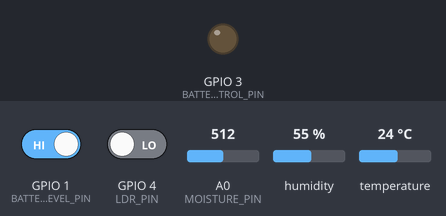
A sketch run on a simulated ESP8266 (NodeMCU). On the bench: output pins drawn as LEDs (lit = HIGH). The test bench sets the inputs (shaded band); at power-on: GPIO 1 (BATTERYLEVEL_PIN) HIGH, GPIO 4 (LDR_PIN) LOW, A0 (MOISTURE_PIN) = 512, humidity 55 %, temperature 24 °C. WiFi joins after 1.5 s; servers stay silent unless stated; the Firebase database answers and starts empty; what the sketch prints to the serial monitor is not drawn.

Above: at 3.4 s.
At 9.2 s:
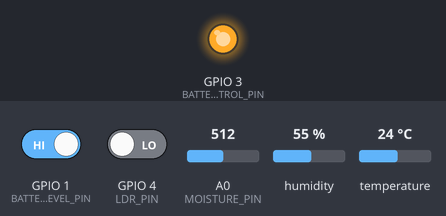
Timing chart, 0 to 10.1 s (numbered marks = the images above):
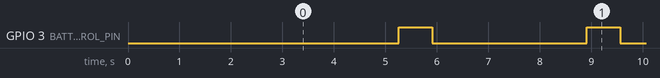

Measured:
- by itself, GPIO 3 (BATTERYCONTROL_PIN): alternates HIGH for 0.65 s and LOW for 3.0 s

The sketch:

HardwareCodeFinal.ino
```cpp
// adding sensor libraries
#include <Adafruit_Sensor.h>
#include <Arduino.h>
#include <DHT.h>
#include <DHT_U.h>

//libraries for transmitting data to firebase
#include <ESP8266WiFi.h>
#include <SoftwareSerial.h>
#include <FirebaseArduino.h>
#include <ArduinoJson.h>

//configuration for transmitting data to firebase
#define FIREBASE_HOST "plant-monitoring-system-93b1d.firebaseio.com"
#define FIREBASE_AUTH "jj6wnZ535qWk2oyxxadfUazSMDOAkRmggpike3WU"
#define WIFI_SSID "MRSHAH"
#define WIFI_PASSWORD "9824159892"

//Defining Pins
#define DHT_PIN 2
#define LDR_PIN 4
#define MOISTURE_PIN A0
#define BATTERYLEVEL_PIN 1
#define BATTERYCONTROL_PIN 3

//configuring DHT sensor
#define DHTTYPE    DHT11
DHT_Unified dht(DHT_PIN, DHTTYPE);

//Device ID
const String deviceID = "kaus23";

//other global variables
String userID,userIDPath;
float TempOld = -1;
float HumidOld = -1;
float MoistOld = -1;
float LightOld = -1;

void setup() {
  Serial.begin(9600);

  // Initialize DHT sensor
  dht.begin();
  sensor_t sensor;

  //setting control Pin for battery
  pinMode(BATTERYCONTROL_PIN,OUTPUT);
  digitalWrite(BATTERYCONTROL_PIN,LOW);

  //connecting to WiFi
  WiFi.begin(WIFI_SSID, WIFI_PASSWORD);
  Serial.print("Connecting to Wi-Fi");
  while (WiFi.status() != WL_CONNECTED)
  {
    Serial.print(".");
    delay(300);
  }
  Serial.println();
  Serial.print("Connected with IP: ");
  Serial.println(WiFi.localIP());
  Serial.println();

  //connect to firebase
  Firebase.begin(FIREBASE_HOST,FIREBASE_AUTH);
  //get the corresponding user
  userIDPath = "/Devices/" + deviceID;
  userID = Firebase.getString(userIDPath);
  Serial.println("Path: "+userIDPath);
  Serial.println("User is: "+userID);

}

void loop() {
  // location in the database
  String path = "/"+userID+"/Zones/"+deviceID;

  //light Intensity
  int ldr_value = digitalRead(LDR_PIN);
  float LightNew = ldr_value * (5.0/1023.0);

  //transmit the value if change is recorded
  if(LightNew != LightOld){
    String nodePath = path + "/LightIntensity";
    Firebase.pushFloat(nodePath,LightNew);
    LightOld = LightNew;
  }

  delay(1000);

  //soil moisture
  int soil_value = analogRead(MOISTURE_PIN);
  float MoistNew = ( 100 - ( (soil_value/1023.00) * 100 ) );

  //transmit the value if change is recorded
  if(MoistNew != MoistOld){
    String nodePath = path + "/Moisture";
    Firebase.pushFloat(nodePath,MoistNew);
    MoistOld = MoistNew;
  }

  delay(1000);

  sensors_event_t event;

  //temperature
  dht.temperature().getEvent(&event);
  if (isnan(event.temperature)) {
    Serial.println(F("Error reading temperature!"));
  }
  else {
    Serial.print(F("Temperature: "));
    Serial.print(event.temperature);
    Serial.println(F("°C"));

    float TempNew = event.temperature;
    //transmit the value if change is recorced
    if(TempNew != TempOld){
      String nodePath = path + "/Temperature";
      Firebase.pushFloat(nodePath,TempNew);
      TempOld = TempNew;
    }
  }

  delay(1000);

  //humidity
  dht.humidity().getEvent(&event);
  if (isnan(event.relative_humidity)) {
    Serial.println(F("Error reading humidity!"));
  }
  else {
    Serial.print(F("Humidity: "));
    Serial.print(event.relative_humidity);
    Serial.println(F("%"));

     float HumidNew = event.relative_humidity;
    //transmit the value if change is recorced
    if(HumidNew != HumidOld){
      String nodePath = path + "/Humidity";
      Firebase.pushFloat(nodePath,HumidNew);
      HumidOld = HumidNew;
    }

  }

  //battery level check
  digitalWrite(BATTERYCONTROL_PIN,HIGH);
  delay(500);
  int BatteryStatus = !digitalRead(BATTERYLEVEL_PIN);
  Firebase.setInt(path + "/BatteryLevel",BatteryStatus);
  digitalWrite(BATTERYCONTROL_PIN,LOW);

}
```
